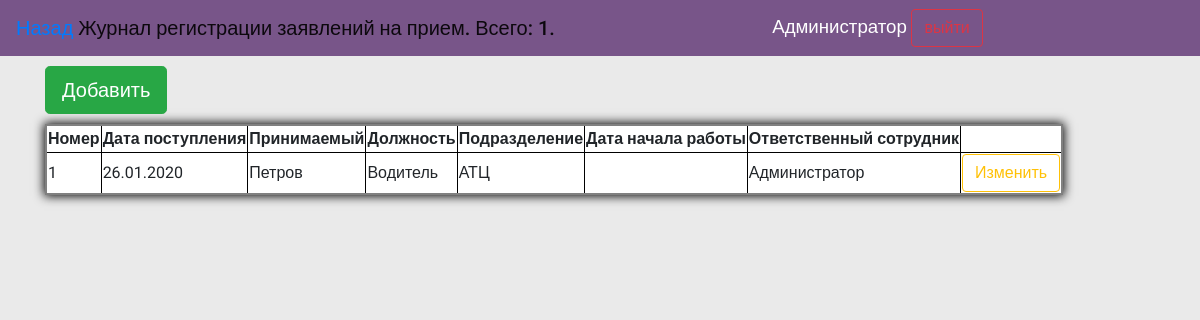
Screenshot of /journals/letters_of_invite/ (signed in) with the database file from the repository.
### reg_jounals/models.py (models this page shows)
class LetterOfInvite(models.Model):
    loi_date = models.DateField(help_text="Введите дату поступления заявления", verbose_name="Дата поступления заявления", db_index=True)
    loi_employee = models.CharField(max_length=256, help_text="Введите ФИО принимаемого сотрудника", verbose_name="Принимаемый сотрудник")
    loi_position = models.CharField(max_length=256, help_text="Введите должность принимаемого сотрудника", verbose_name="Должность")
    loi_department = models.CharField(max_length=256, help_text="Введите подразделение принимаемого сотрудника", verbose_name="Подразделение")
    loi_dateOfInv = models.DateField(blank=True, null=True, help_text="Введите дату начала работы", verbose_name="Дата начала работы", db_index=True)
    loi_res_officer = models.CharField(blank=True, editable=False,  max_length=256, help_text="Сотрудник, который внес документ в систему ", verbose_name='Ответственный сотрудник')
    class Meta:
        ordering = ["id"]
        verbose_name = 'Заявление на прием'
        verbose_name_plural = 'Заявления на прием'

### reg_jounals/views.py (the view)
# urls.py: path('letters_of_invite/', views.letter_of_invite, name='invite'),
def letter_of_invite(request):
        if request.user.is_authenticated:
            letters = LetterOfInvite.objects.all()
            count = len(letters)
            return render(request, 'reg_jounals/letters_of_invite.html', context={'letters':letters, 'count':count})
        else:
            return render(request, 'reg_jounals/no_auth.html')

### reg_jounals/templates/reg_jounals/letters_of_invite.html (shortened to what this page needs)
{%extends "reg_jounals/index.html" %}
{%block header%}<a href="../">Назад</a> Журнал регистрации заявлений на прием. Всего: {{count}}.  {%endblock%}
{%block content%}
<a class="btn btn-success btn-lg m-bottom " href="{% url 'invite_add' %}">Добавить</a>
{% if letters %}
<table>
  <thead class="thead-dark">
  <tr class="tr-header">
    <th scope="col">Номер</th>
    <th scope="col">Дата поступления</th>
    <th scope="col">Принимаемый</th>
    <th scope="col">Должность</th>
    <th scope="col">Подразделение</th>
    <th scope="col">Дата начала работы</th>
    <th scope="col">Ответственный сотрудник</th>
    <th scope="col"></th>
  </tr>
  </thead>
  {%for let in letters%}
  <tr>
    <td>{{let.id}}</td>
    <td>{{let.loi_date|date:"d.m.Y"}}</td>
    <td>{{let.loi_employee}}</td>
    <td>{{let.loi_position}}</td>
    <td>{{let.loi_department}}</td>
    <td>{{let.loi_dateOfInv|date:"d.m.Y"}}</td>
    <td>{{let.loi_res_officer}}</td>
    <td><a class="btn btn-outline-warning" href="#">Изменить</a></td>
</tr>
  {%endfor%}
</table>
{%else%}
<h2>Записей нет</h2>
{%endif%}
{%endblock%}

### reg_jounals/templates/reg_jounals/index.html (shortened to what this page needs)
<!DOCTYPE html>
<html lang="en">
<head>
  {%load static%}
  <link rel="stylesheet" href="{% static 'css/style.css'%}">
  <link rel="stylesheet" href="https://cdn.jsdelivr.net/npm/bootstrap@4.5.3/dist/css/bootstrap.min.css">
</head>
<body>
  <header>
    <nav class="navbar navbar-light ">
    <span class="navbar-brand mb-0 h1">{%block header%}Журналы регистрации внутренней документации СУП{%endblock%}</span><span style="text-align: right; float: right;font-size: 14pt;"> {{ user.first_name }} <a class="btn btn-outline-danger" href="{% url 'logout'%}">выйти</a></span>
  </header>
<div class="container">
    {%block content%}{%endblock%}
  </div>
</body>
</html>

### reg_jounals/static/css/style.css (style rules this page uses)
* { font-family: 'Roboto', sans-serif; }
body { background: #eaeaea !important; }
.container { margin-top: 10px; }
.navbar { background-color: #785589 !important; color: white; }
table { border: solid 2px gray; background: white; box-shadow: 0 0 10px 1px black; margin-top: 10px; }
table th { text-align: center; }
table tr th, td { border-right: solid 1px black; border-bottom: solid 1px black; cursor: pointer; }
table tr th:last-child, td:last-child { border-right: none; }
table tr:last-child { border-bottom: none; }

### rows the page displays
LetterOfInvite: id "1", loi_date "26.01.2020", loi_employee "Петров", loi_position "Водитель", loi_department "АТЦ", loi_res_officer "Администратор"

### other values shown
{{ count }} "1"
{{ user.first_name }} "Администратор"
